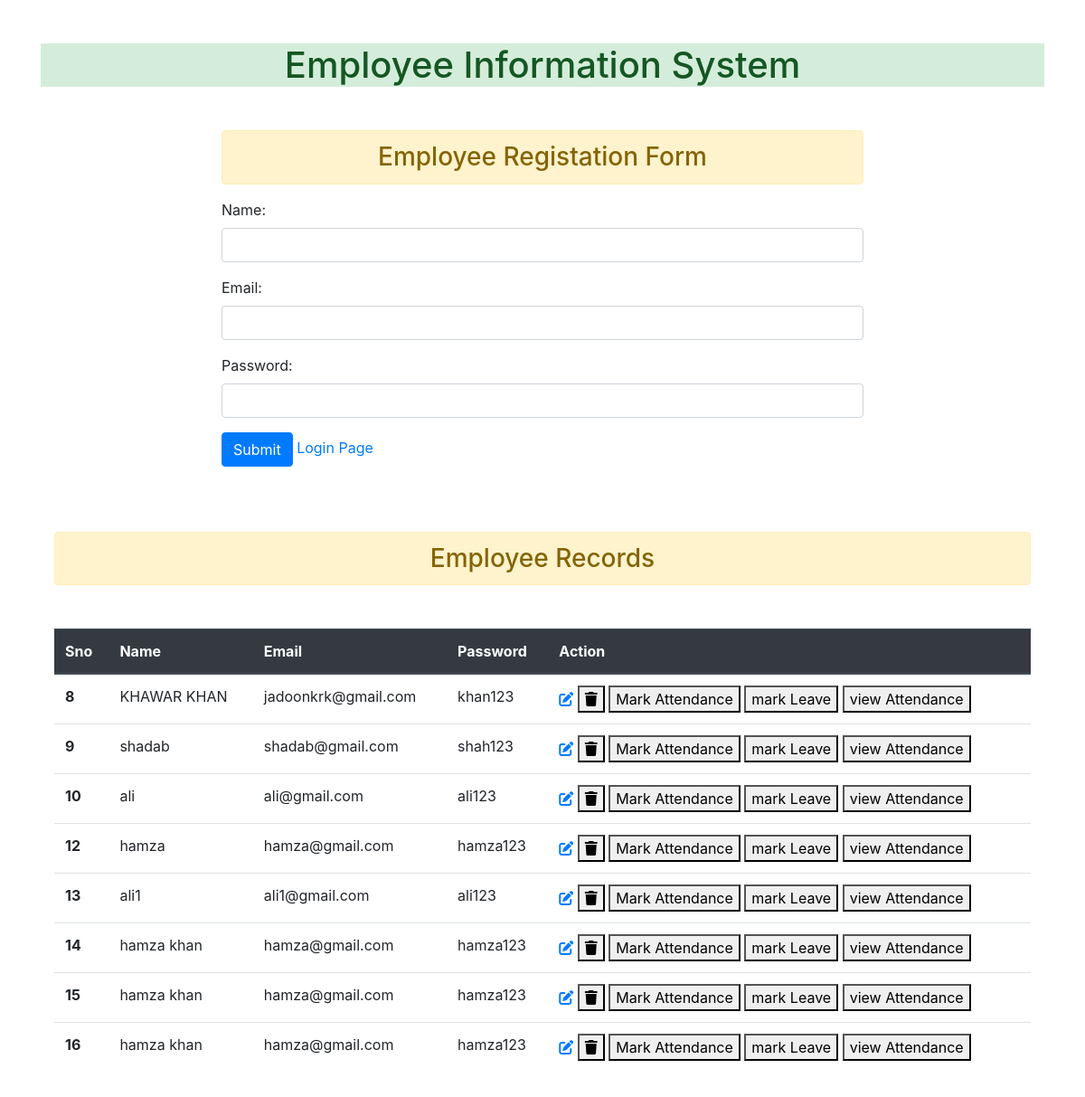
The page / on the database its author committed.
### app1/models.py (models this page shows, shortened)
class Employee(models.Model):
    name=models.CharField(max_length=25,null=True)
    email=models.EmailField(max_length=60,null=True)
    password=models.CharField(max_length=12,null=True)

### app1/views.py (the view)
# urls.py: 2. Add a URL to urlpatterns:  path('', Home.as_view(), name='home')
def Home(request):
    form=EmployeeForm()
    if request.method=='POST':
        form=EmployeeForm(request.POST)
        form.save()
        form=EmployeeForm()
    data=Employee.objects.all()
    context={
        'form':form,
        'data':data,
    }
    return render(request,'app1/index.html',context)
    return redirect('login')

### app1/forms.py
class EmployeeForm(ModelForm):
    class Meta:
        model=Employee
        fields='__all__'
        widgets={
            'name':forms.TextInput(attrs={'class':'form-control'}),
            'email':forms.TextInput(attrs={'class':'form-control'}),
            'password':forms.PasswordInput(attrs={'class':'form-control'},render_value=True)
        }

### templates/app1/index.html (shortened to what this page needs)
{% extends 'app1/base.html' %}
{% block content %}
<div class="container">
    <div class="row">
        <div class="col col-8 offset-2">
                <h3 class="alert alert-warning text-center">Employee Registation Form</h3>
    <form  method="post">
        {{form.as_p}}
        <input type="submit" value="Submit" class="btn  btn-primary">
        <a href="{% url 'login' %}" > Login Page</a>
    </form>
</div>
</div>
<br><br><br>
<h3 class="alert alert-warning text-center">Employee Records</h3>
<table class="table my-5">
    <thead class="thead-dark">
      <tr>
        <th scope="col">Sno</th>
        <th scope="col">Name</th>
        <th scope="col">Email</th>
        <th scope="col">Password</th>
        <th scope="col">Action</th>
      </tr>
    </thead>
    <tbody>
    {% for i in data  %}
      <tr>
        <th scope="row">{{i.id}}</th>
        <td>{{i.name}}</td>
        <td>{{i.email}}</td>
        <td>{{i.password}}</td>
        <td>
            <a href="{% url 'update' i.id %}">
            <i class="fa-solid fa-pen-to-square"></i>
        </a>
        <form action="{% url  'delete' i.id %}" method="post" class="d-inline">
            <button type="submit">
                <i class="fa-solid fa-trash "></i>
            </button>
            <button type="button" id="markAttendance">Mark Attendance</button>
            <button type="button" id="markAttendance">mark Leave</button>
            <a href="{% url 'view_attendence' i.id %}"><button type="button" id="viewAttendance">view Attendance</button>
          </a>
        </form>
        </td>
      </tr>
      {% endfor %}
    </tbody>
  </table>
</div>
    {% endblock content %}

### templates/app1/base.html (shortened to what this page needs)
<!doctype html>
<html lang="en">
  <head>
    <link rel="stylesheet" href="https://cdn.jsdelivr.net/npm/bootstrap@4.3.1/dist/css/bootstrap.min.css">
  </head>
  <body>
    <div class="container">
    <h1 class="atert alert-success my-5 text-center">Employee Information System</h1>
    {% block content %}
    {% endblock content %}
</div>
  </body>
</html>

### rows shown on the page
Employee: id "8", name "KHAWAR KHAN", email "jadoonkrk@gmail.com", password "khan123"
Employee: id "9", name "shadab", email "shadab@gmail.com", password "shah123"
Employee: id "10", name "ali", email "ali@gmail.com", password "ali123"
Employee: id "12", name "hamza", email "hamza@gmail.com", password "hamza123"
Employee: id "13", name "ali1", email "ali1@gmail.com", password "ali123"
Employee: id "14", name "hamza khan", email "hamza@gmail.com", password "hamza123"
Employee: id "15", name "hamza khan", email "hamza@gmail.com", password "hamza123"
Employee: id "16", name "hamza khan", email "hamza@gmail.com", password "hamza123"
